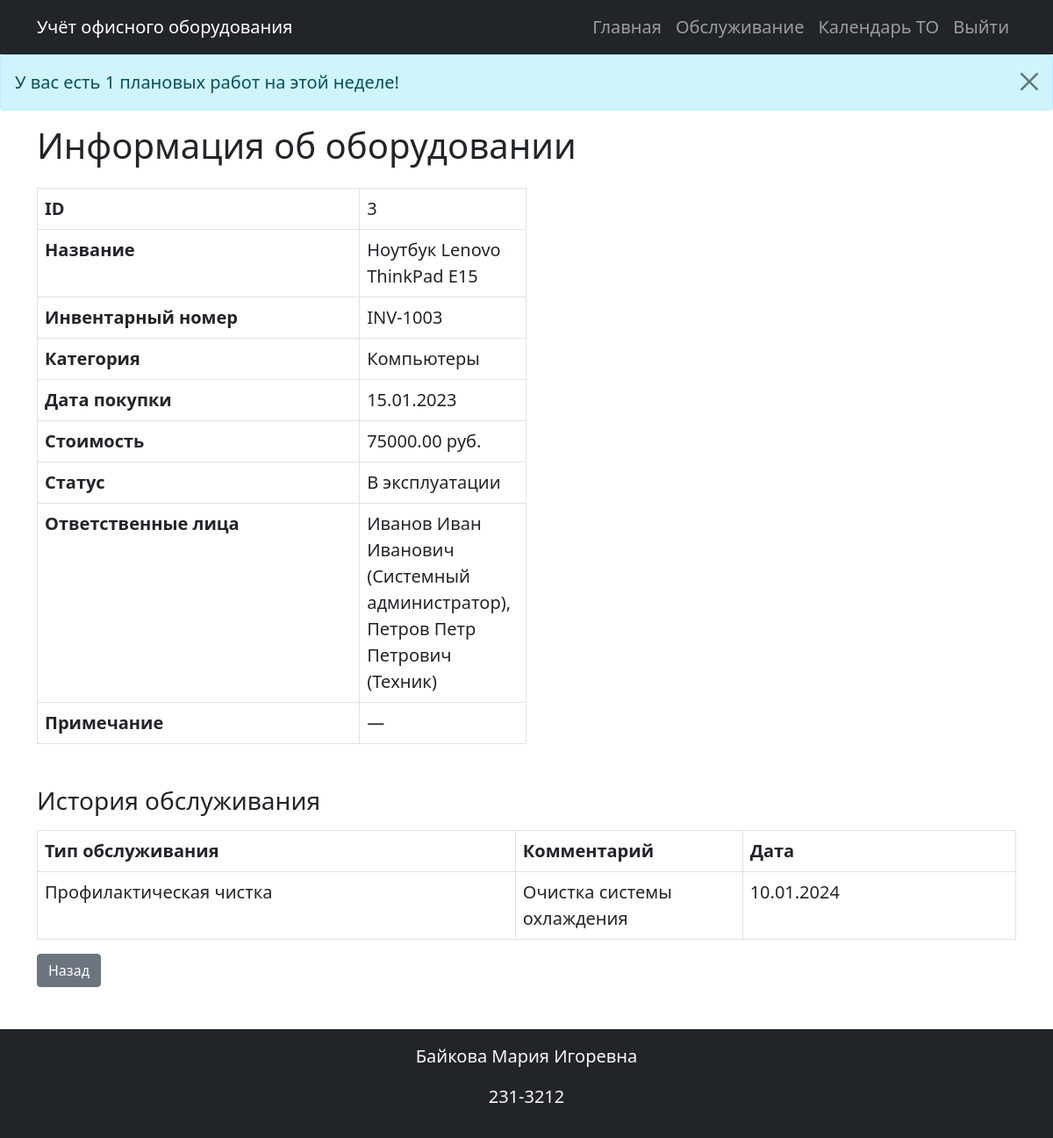
The page /equipment/3 (signed in) on the database its author committed.
### models.py (models this page shows)
class Equipment(db.Model):
    id = db.Column(db.Integer, primary_key=True)
    name = db.Column(db.String(255), nullable=False)
    inventory_number = db.Column(db.String(100), nullable=False, unique=True)
    category_id = db.Column(db.Integer, db.ForeignKey('category.id'), nullable=False)
    purchase_date = db.Column(db.Date, nullable=False)
    cost = db.Column(db.Numeric(10, 2), nullable=False)
    status = db.Column(db.Enum('В эксплуатации', 'На ремонте', 'Списано'), nullable=False, default='В эксплуатации')
    comment = db.Column(db.Text)
    category = db.relationship('Category', backref='equipments')
    photo = db.relationship("Photo", back_populates="equipment", uselist=False, cascade='all, delete-orphan')
    service_records = db.relationship('ServiceHistory', backref='equipment', cascade='all, delete-orphan')
    responsible_persons = db.relationship('ResponsiblePerson', secondary=equipment_responsible, back_populates='equipments')

class Category(db.Model):
    id = db.Column(db.Integer, primary_key=True)
    name = db.Column(db.String(100), nullable=False)
    description = db.Column(db.Text, nullable=False)

class ResponsiblePerson(db.Model):
    id = db.Column(db.Integer, primary_key=True)
    full_name = db.Column(db.String(255), nullable=False)
    position = db.Column(db.String(100), nullable=False)
    contact_info = db.Column(db.String(255), nullable=False)
    equipments = db.relationship('Equipment', secondary=equipment_responsible, back_populates='responsible_persons')

class ServiceHistory(db.Model):
    id = db.Column(db.Integer, primary_key=True)
    equipment_id = db.Column(db.Integer, db.ForeignKey('equipment.id'), nullable=False)
    date = db.Column(db.Date, nullable=False)
    service_type = db.Column(db.String(100), nullable=False)
    comment = db.Column(db.Text)
    planned = db.Column(db.Boolean, default=False)

### equipment_bp.py (the view)
@equipment_bp.route('/<int:equipment_id>')
@login_required
@check_rights('view_equipment')
def view_equipment(equipment_id):
    equipment = Equipment.query.get_or_404(equipment_id)
    service_history = []
    if current_user.role.name in ['Admin', 'Technician']:
        service_history = ServiceHistory.query.filter_by(equipment_id=equipment.id).order_by(ServiceHistory.date.desc()).all()
    return render_template('view_equipment.html', equipment=equipment, service_history=service_history)

### app.py (called while the page is built, shortened)
@login_manager.user_loader
def load_user(user_id):
    return db.session.get(User, int(user_id))

@app.before_request
def init_db():
    db.create_all()

@app.before_request
def check_notifications_once_per_week():
    if not current_user.is_authenticated:
        return
    if request.endpoint == 'service.calendar':
        return
    current_week = date.today().isocalendar()[1]
    if session.get('notification_week') == current_week:
        return  # уже показано в этом цикле
    today = datetime.today().date()
    soon = today + timedelta(days=7)
    upcoming = ServiceHistory.query.filter(ServiceHistory.planned == True, ServiceHistory.date.between(today, soon)).all()
    if upcoming:
        flash(f'У вас есть {len(upcoming)} плановых работ на этой неделе!', 'info')
        session['notification_week'] = current_week

### permission.py (called while the page is built)
def check_rights(permission):
    def decorator(view_func):
        @wraps(view_func)
        def wrapper(*args, **kwargs):
            role_name = current_user.role.name if current_user.is_authenticated and current_user.role else None
            allowed = permission in ROLE_PERMISSIONS.get(role_name, set())
            if not allowed:
                flash("У вас недостаточно прав для доступа к данной странице.", "warning")
                return redirect(url_for("index"))
            return view_func(*args, **kwargs)
        return wrapper
    return decorator

### templates/view_equipment.html (shortened to what this page needs)
{% extends 'base.html' %}
{% block content %}
<h1 class="mb-4">Информация об оборудовании</h1>
<table class="table table-bordered w-50">
    <tr>
        <th>ID</th>
        <td>{{ equipment.id }}</td>
    </tr>
    <tr>
        <th>Название</th>
        <td>{{ equipment.name }}</td>
    </tr>
    <tr>
        <th>Инвентарный номер</th>
        <td>{{ equipment.inventory_number }}</td>
    </tr>
    <tr>
        <th>Категория</th>
        <td>{{ equipment.category.name }}</td>
    </tr>
    <tr>
        <th>Дата покупки</th>
        <td>{{ equipment.purchase_date.strftime('%d.%m.%Y') if equipment.purchase_date else '—' }}</td>
    </tr>
    <tr>
        <th>Стоимость</th>
        <td>{{ equipment.cost }} руб.</td>
    </tr>
    <tr>
        <th>Статус</th>
        <td>{{ equipment.status }}</td>
    </tr>
    <tr>
        <th>Ответственные лица</th>
        <td>
            {% for person in equipment.responsible_persons %}
                {{ person.full_name }} ({{ person.position }}){% if not loop.last %}, {% endif %}
            {% else %}
                —
            {% endfor %}
        </td>
    </tr>
    <tr>
        <th>Примечание</th>
        <td>{{ equipment.comment or '—' }}</td>
    </tr>
</table>
{% if current_user.role.name in ['Admin', 'Technician'] %}
    <h3 class="mt-5">История обслуживания</h3>
    {% if service_history %}
        <table class="table table-bordered mt-3">
            <thead>
                <tr>
                    <th>Тип обслуживания</th>
                    <th>Комментарий</th>
                    <th>Дата</th>
                </tr>
            </thead>
            <tbody>
                {% for record in service_history %}
                    <tr>
                        <td>{{ record.service_type }}</td>
                        <td>{{ record.comment or '—' }}</td>
                        <td>{{ record.date.strftime('%d.%m.%Y') }}</td>
                    </tr>
                {% endfor %}
            </tbody>
        </table>
    {% else %}
        <p class="text-muted">Нет записей об обслуживании.</p>
    {% endif %}
{% endif %}
<a href="{{ url_for('index') }}" class="btn btn-secondary">Назад</a>
{% endblock %}

### static/styles.css (style rules this page uses)
body { font-size: 1.25rem; }
.table th:nth-child(3), .table td:nth-child(3) { width: 200px; }
.table th:nth-child(1), .table td:nth-child(1) { width: 350px; }
.table th:nth-child(2), .table td:nth-child(2) { width: 160px; }

### rows shown on the page
Equipment: id "3", name "Ноутбук Lenovo ThinkPad E15", inventory_number "INV-1003", purchase_date "15.01.2023", cost "75000.00", status "В эксплуатации", comment "—"
Category: category.name "Компьютеры"
ResponsiblePerson: full_name "Иванов Иван Иванович", position "Системный администратор"
ResponsiblePerson: full_name "Петров Петр Петрович", position "Техник"
ServiceHistory: service_type "Профилактическая чистка", comment "Очистка системы охлаждения", date "10.01.2024"

### other values the page prints
{{ message }} "У вас есть 1 плановых работ на этой неделе!"
